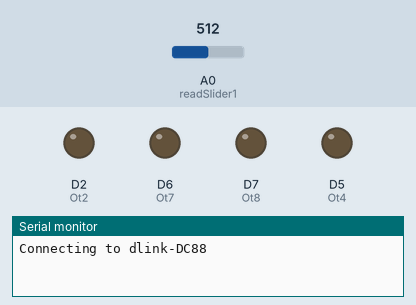
This sketch was run on a simulated ESP8266 (NodeMCU). On the bench: output pins drawn as LEDs (lit = HIGH), the last lines printed to the serial monitor. The inputs (shaded band) are chosen by the test bench; at power-on: A0 (readSlider1) = 512. WiFi joins after 1.5 s; servers stay silent unless stated.

Above: at 0.1 s.
At 1.7 s:
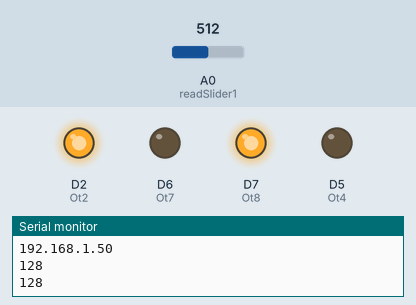
Timing chart, 0 to 3.2 s (numbered marks = the images above):
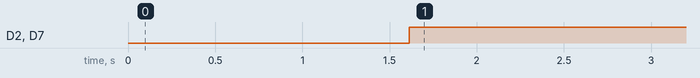

Measured:
- by itself, D2 (Ot2), D7 (Ot8): LOW → HIGH at 1.6 s

The sketch:

esp_102_rightServer.ino
```cpp
/*
 *  This sketch demonstrates how to set up a simple HTTP-like server.
 *  The server will set a GPIO pin depending on the request
 *    http://server_ip/gpio/0 will set the GPIO2 low,
 *    http://server_ip/gpio/1 will set the GPIO2 high
 *  server_ip is the IP address of the ESP8266 module, will be
 *  printed to Serial when the module is connected.
 */

#include <ESP8266WiFi.h>

const char* ssid = "dlink-DC88";
const char* password = "ydeok89348";

WiFiServer server(80);
boolean modeChange = 1; //0 =selfs  1=other
const int modeChanging = D3;
const int readSlider1 = A0;
const int Ot2 = 4;
const int Ot4 = D5;
const int Ot7 = D6;
const int Ot8 = D7;

int testHigh = 155;
int testLow = 130;

int FromOther = 0;
int ToOther = 0;

void setup() {
  Serial.begin(115200);
  delay(10);
  pinMode(readSlider1, INPUT);
  pinMode(modeChanging, INPUT);
  pinMode(Ot2, OUTPUT);
  pinMode(Ot4, OUTPUT);
  pinMode(Ot7, OUTPUT);
  pinMode(Ot8, OUTPUT);

  // Connect to WiFi network
  Serial.println();
  Serial.println();
  Serial.print("Connecting to ");
  Serial.println(ssid);

  WiFi.begin(ssid, password);

  while (WiFi.status() != WL_CONNECTED) {
    delay(500);
    Serial.print(".");
  }
  Serial.println("");
  Serial.println("WiFi connected");

  // Start the server
  server.begin();
  Serial.println("Server started");

  // Print the IP address
  Serial.println(WiFi.localIP());
}

void loop() {
  //modeChange = digitalRead(modeChanging);

  if (!modeChange) {
    sliderControlSelf();
  }
  else {
    ToOther = slider(readSlider1);
    sliderControlByOther(FromOther);
  }
  internetCheck(ToOther);
}
void internetCheck(int sendToOther) {

  // Check if a client has connected
  WiFiClient client = server.available();
  if (!client) {
    return;
  }
  // Wait until the client sends some data
  Serial.println("new client");
  while (!client.available()) {
    delay(1);
  }

  // Read the first line of the request
  String req = client.readStringUntil('\r');
  int val;
  val = req.toInt();
  FromOther = val;
  Serial.println(FromOther);

  // Set GPIO2 according to the request
  //digitalWrite(D7, val);
  //delay(val + 50);

  // Send the response to the client
  Serial.print ("SendToOther : ");
  Serial.println(sendToOther);

  client.print(String(sendToOther)+"\r");
//  client.flush();

  delay(50);
  Serial.println("Client disonnected");

  // The client will actually be disconnected
  // when the function returns and 'client' object is detroyed
}

void sliderControlByOther(int FromOther) {
  int sliderValue1 = FromOther;

  if (sliderValue1 > testHigh) {
    digitalWrite(Ot2, LOW);
    digitalWrite(Ot4, HIGH);
    digitalWrite(Ot7, HIGH);
    digitalWrite(Ot8, LOW);
  }

  else if (sliderValue1 < testLow) {
    digitalWrite(Ot2, HIGH);
    digitalWrite(Ot4, LOW);
    digitalWrite(Ot7, LOW);
    digitalWrite(Ot8, HIGH);
  }

  else {
    digitalWrite(Ot2, HIGH);
    digitalWrite(Ot4, HIGH);
    digitalWrite(Ot7, HIGH);
    digitalWrite(Ot8, HIGH);
  }

}


void sliderControlSelf() {
  int slidervalue1 = slider(readSlider1);

  if (slidervalue1 > testHigh) {
    digitalWrite(Ot2, LOW);
    digitalWrite(Ot4, HIGH);
    digitalWrite(Ot7, HIGH);
    digitalWrite(Ot8, LOW);
  }

  else if (slidervalue1 < testLow) {
    digitalWrite(Ot2, HIGH);
    digitalWrite(Ot4, LOW);
    digitalWrite(Ot7, LOW);
    digitalWrite(Ot8, HIGH);
  }

  else {
    digitalWrite(Ot2, HIGH);
    digitalWrite(Ot4, HIGH);
    digitalWrite(Ot7, HIGH);
    digitalWrite(Ot8, HIGH);
  }

}


int slider(int slider) {
  int sli = analogRead(slider);
  int value = int(map(sli, 0, 1024, 0, 255));
  Serial.println(value);
  delay(100);
  return value ;
}
```
